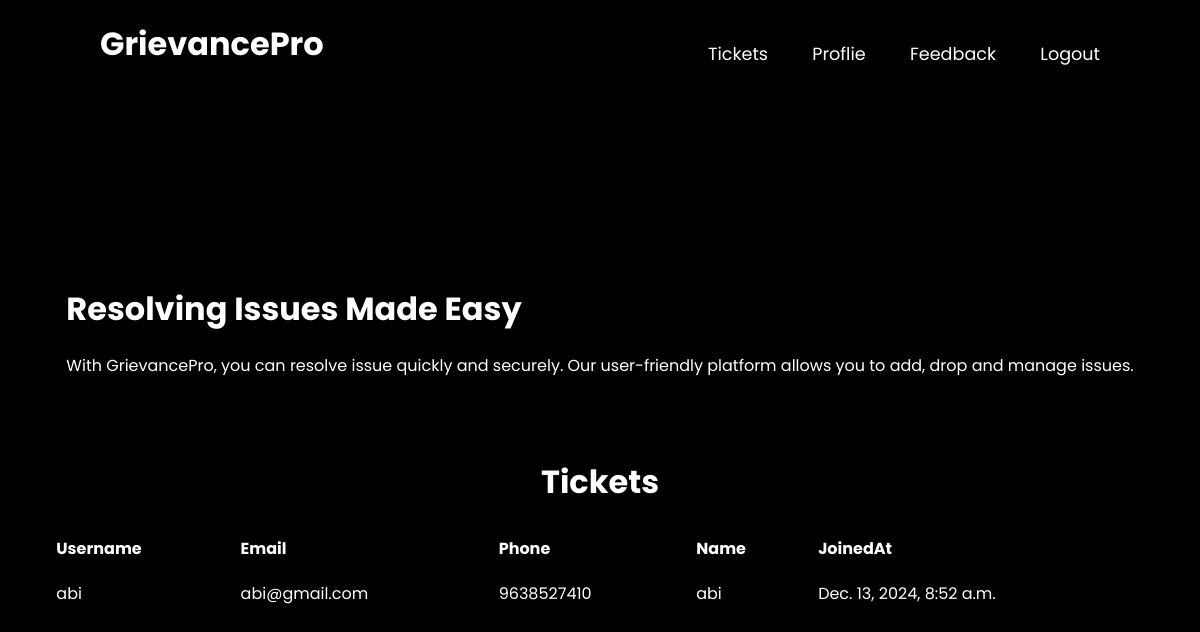
The page /user_dashboard/ (signed in) on the database its author committed.
### myapp/models.py (models this page shows, shortened)
class User(AbstractUser):
    ROLE_CHOICES = [
        ('admin', 'Admin'),
        ('user', 'User'),
        ('staff', 'Staff'),
    ]
    name = models.CharField(max_length=100)
    email = models.EmailField(unique=True)
    phone = models.CharField(max_length=15, unique=True)
    is_active = models.BooleanField(default=True)
    is_staff = models.BooleanField(default=False)
    is_superuser = models.BooleanField(default=False)
    is_admin = models.BooleanField(default=False)
    role = models.CharField(max_length=50, default='user')
    department = models.CharField(max_length=50, default='')
    objects = UserManager()
    USERNAME_FIELD = 'email'
    REQUIRED_FIELDS = ['name', 'phone']
    def __str__(self):
        return self.email
    def is_staff(self):
        "Is the user a member of staff?"
        return self.is_admin

### myapp/views.py (the view)
# urls.py: path('user_dashboard/', views.user_dashboard, name='user_dashboard'),
def user_dashboard(request):
    if not request.user.is_authenticated or request.user.role != 'user':
        return redirect('home')
    name = request.user.name
    ticket = User.objects.filter(Q(name=name))
    context = {
        'ticket' : ticket,
    }
    print(context)
    return render(request, 'myapp/user_dashboard.html',context)

### myapp/templates/myapp/user_dashboard.html (shortened to what this page needs)
<!DOCTYPE html>
<html lang="en">
    <head>
        {% load static %}
        <link rel="stylesheet" href="{% static 'css/style.css' %}">
        </head>
    <body>
        <header>
            <h2 class="logo">GrievancePro</h2>
            <nav class="navigation">
                <a href="{% url 'grievance' %}">Tickets</a>
                <a href="{% url 'user_dashboard' %}">Proflie</a>
                <a href="{% url 'feedback'%}">Feedback</a>
                <a href="{% url 'logout' %}">Logout</a>
            </nav>
        </header>
        <main>
            <section class="booking-info">
                <h2>Resolving Issues Made Easy</h2>
                <p>With GrievancePro, you can resolve issue quickly and securely. Our user-friendly platform allows you to add, drop and manage issues.</p>
            </section>
            <section>
                <div class="complaints-table" style="margin-top: 40px;" >
                    <h2 style="color: #fff; text-align: center;">Tickets</h2>
                    <table style="width: 100%; color: #fff; border-collapse: collapse;">
                        <thead>
                            <tr>
                                <th style="padding: 10px; text-align: left;">Username</th>
                                <th style="padding: 10px; text-align: left;">Email</th>
                                <th style="padding: 10px; text-align: left;">Phone</th>
                                <th style="padding: 10px; text-align: left;">Name</th>
                                <th style="padding: 10px; text-align: left;">JoinedAt</th>
                        </thead>
                        {% for ticke in ticket %}
                        <tbody>
                                <tr>
                                    <td style="padding: 10px;">{{ ticke.username }}</td>
                                    <td style="padding: 10px;">{{ ticke.email }}</td>
                                    <td style="padding: 10px;">{{ ticke.phone }}</td>
                                    <td style="padding: 10px;">{{ ticke.name }}</td>
                                    <td style="padding: 10px;">{{ ticke.date_joined }}</td>
                                </tr>
                        </tbody>
                        {% endfor %}
                    </table>
                </div>
        </main>
    </body>
</html>

### myapp/static/css/style.css (style rules this page uses)
* { margin: 0; padding: 0; box-sizing: border-box; font-family: 'Poppins', sans-serif; }
body { display: flex; justify-content: center; align-items: center; min-height: 100vh; background-color: black; background-size: cover; background-position: center; }
header { position: fixed; top: 0; left: 0; width: 100%; padding: 20px 100px; display: flex; justify-content: space-between; align-items: center; z-index: 99; backdrop-filter: blur(20px); }
.logo { font-size: 2em; color: #fff; }
.navigation a { font-size: 1.1em; color: #fff; text-decoration: none; margin-left: 40px; }
.navigation a::after { content: ''; position: absolute; left: 0; bottom: 0px; width: 100%; height: 3px; background: #fff; border-radius: 5px; transform-origin: right; transform: scaleX(0); transition: transform .5s; }
main { padding: 180px 20px 100px 20px; backdrop-filter: blur(5px); border-radius: 10px; box-shadow: 0 0 15px rgba(0, 0, 0, 0.2); }
.booking-info, .services, .issues { margin-bottom: 60px; padding: 20px; backdrop-filter: blur(15px); border-radius: 10px; box-shadow: 0 0 15px rgba(0, 0, 0, 0.1); color: #ffffff; }
h2 { font-size: 2em; color: #ffffff; margin-bottom: 20px; }

### rows shown on the page
User: username "abi", email "abi@gmail.com", phone "9638527410", name "abi", date_joined "Dec. 13, 2024, 8:52 a.m."
